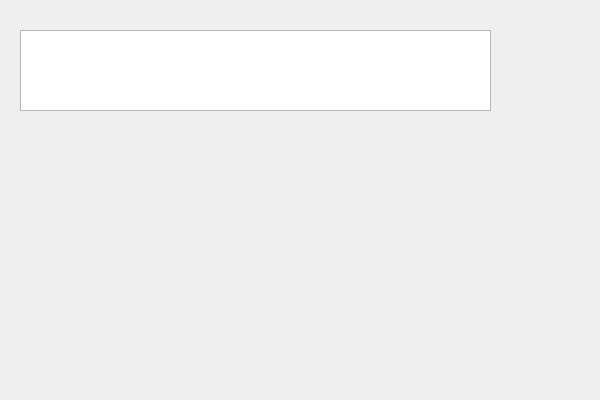
<?xml version="1.0" encoding="UTF-8"?>
<ui version="4.0">
 <class>QtHookClass</class>
 <widget class="QDialog" name="QtHookClass">
  <property name="geometry">
   <rect>
    <x>0</x>
    <y>0</y>
    <width>600</width>
    <height>400</height>
   </rect>
  </property>
  <property name="windowTitle">
   <string>QtHook</string>
  </property>
  <widget class="QTextEdit" name="_textEdit">
   <property name="geometry">
    <rect>
     <x>20</x>
     <y>30</y>
     <width>471</width>
     <height>81</height>
    </rect>
   </property>
  </widget>
 </widget>
 <layoutdefault spacing="6" margin="11"/>
 <resources>
  <include location="QtHook.qrc"/>
 </resources>
 <connections/>
</ui>
